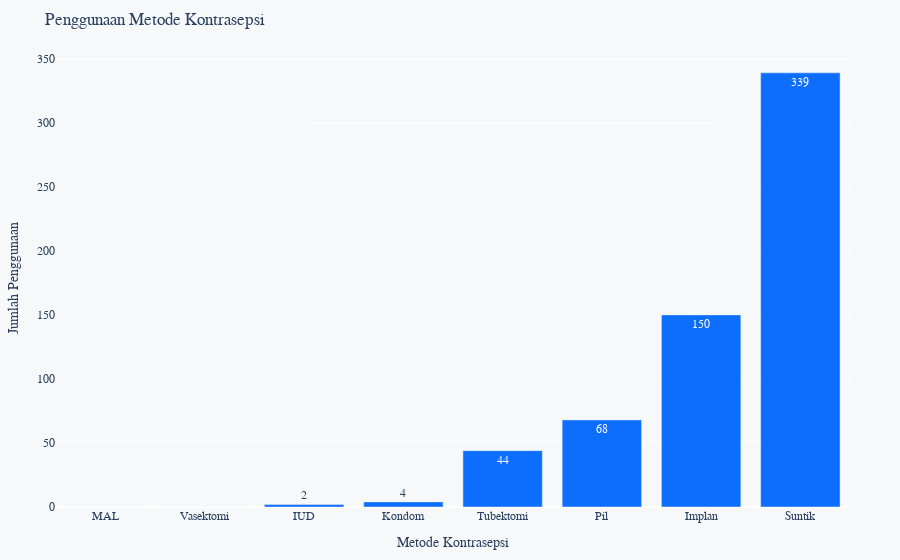

Notebook code cell kept with this figure:
### Code cell
import plotly.express as px
import pandas as pd
# Membuat DataFrame
df = data_mkjp.to_pandas()

# Mengurutkan data berdasarkan nilai terkecil ke terbesar
df = df.sort_values(by="Total")

# # Membuat bar chart dengan label
# fig = px.bar(df, x="Variable", y="Value", title="Bar Chart", labels={"Variable": "Metode Kontrasepsi", "Value": "Jumlah"}, text="Value")

grafik_kontrasepsi = px.bar(
    df,
    x="Alokon",
    y="Total",
    text="Total",
    title="Penggunaan Metode Kontrasepsi"
)

# Menambahkan pengaturan layout
grafik_kontrasepsi.update_traces(marker_color='#0d6efd')
grafik_kontrasepsi.update_layout(
    xaxis_title="Metode Kontrasepsi",
    yaxis_title="Jumlah Penggunaan",
    xaxis=dict(categoryorder="total ascending"),
    font=dict(family="Arial"),
    margin=dict(l=50, r=50, b=50, t=50),
    paper_bgcolor="#f6f8fa",
    plot_bgcolor="#f6f8fa",
    hoverlabel=dict(
        bgcolor="white",
        font=dict(family="Arial")
    ),
    legend=dict(font=dict(family="Arial")),
    hovermode="closest",
    hoverdistance=30,
    updatemenus=[dict(font=dict(family="Arial"))]
)

# Menampilkan grafik
grafik_kontrasepsi.show()

### Figure 1 — Plotly figure (JSON) as saved in the notebook; plotly's stock layout.template omitted (floating-point values rounded to 4 significant figures)
{"data": [{"alignmentgroup": "True", "hovertemplate": "Alokon=%{x}<br>Total=%{text}<extra></extra>", "legendgroup": "", "marker": {"color": "#0d6efd", "pattern": {"shape": ""}}, "name": "", "offsetgroup": "", "orientation": "v", "showlegend": false, "text": [0, 0, 2, 4, 44, 68, 150, 339], "textposition": "auto", "type": "bar", "x": ["MAL", "Vasektomi", "IUD", "Kondom", "Tubektomi", "Pil", "Implan", "Suntik"], "xaxis": "x", "y": [0, 0, 2, 4, 44, 68, 150, 339], "yaxis": "y"}], "layout": {"barmode": "relative", "font": {"family": "Arial"}, "hoverdistance": 30, "hoverlabel": {"bgcolor": "white", "font": {"family": "Arial"}}, "hovermode": "closest", "legend": {"font": {"family": "Arial"}, "tracegroupgap": 0}, "margin": {"b": 50, "l": 50, "r": 50, "t": 50}, "paper_bgcolor": "#f6f8fa", "plot_bgcolor": "#f6f8fa", "title": {"text": "Penggunaan Metode Kontrasepsi"}, "updatemenus": [{"font": {"family": "Arial"}}], "xaxis": {"anchor": "y", "categoryorder": "total ascending", "domain": [0, 1], "title": {"text": "Metode Kontrasepsi"}}, "yaxis": {"anchor": "x", "domain": [0, 1], "title": {"text": "Jumlah Penggunaan"}}}}
